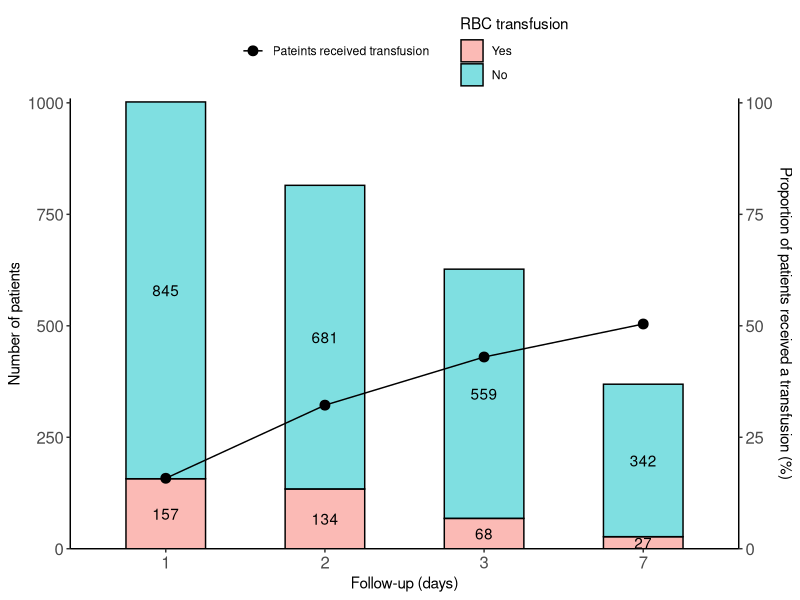

This chart was generated by the following R code:
## ---- chunk 1
#| label: setup-global
#| include: false

library(data.table)
library(ggplot2)
## ---- chunk 2
dat <- data.table(
  day= as.factor(rep(c(1,2,3,7),each=2)),
  transfusion=rep(c('Yes','No'), 4),
  num=c(157,845,134,681,68,559, 27,342)
)
dat[,transfusion:=factor(transfusion, levels=c('No','Yes'))]
dat[,y_pos := cumsum(num)-0.5*num,by=.(day)]

dat[,prop :=num/sum(num)*100,by=day]
dat
ratio <- data.table(
  day= as.factor(c(1,2,3,7)),
  prob = c(15.8,32.2,43.0,50.4)
)
ratio
ggplot()+
  geom_col(data=dat,aes(x=day,y=num, fill=transfusion),
           color='black', alpha=.5,
           width=0.5,
    position = position_stack()) +
  scale_y_continuous(limits=c(0,1010),expand=c(0,0),
                     name='Number of patients',
                     sec.axis = sec_axis(~.*0.1,
                                         name='Proportion of patients received a transfusion (%)'))+
  geom_point(data=ratio, aes(x=day, y=prob/0.1, 
                             color='Pateints received transfusion'), 
             size=3)+
  geom_text(data=dat, aes(x=day, label=num, y=y_pos))+
  geom_line(data=ratio, aes(x=day, y=prob/0.1, group=1,
                            color='Pateints received transfusion'))+
  theme_classic() +
  scale_color_manual(values=c('Pateints received transfusion'='black'))+
  scale_fill_discrete(direction=-1,
                      breaks=c('Yes','No'))+
  labs(x='Follow-up (days)',
       fill='RBC transfusion',
       color='')+
  theme(legend.position='top',
        legend.direction = 'vertical',
        legend.box = 'horizontal',
        legend.box.spacing = unit(1,units = 'mm'),
        axis.text.x = element_text(size=12),
        axis.text.y = element_text(size=12)
        ) 
